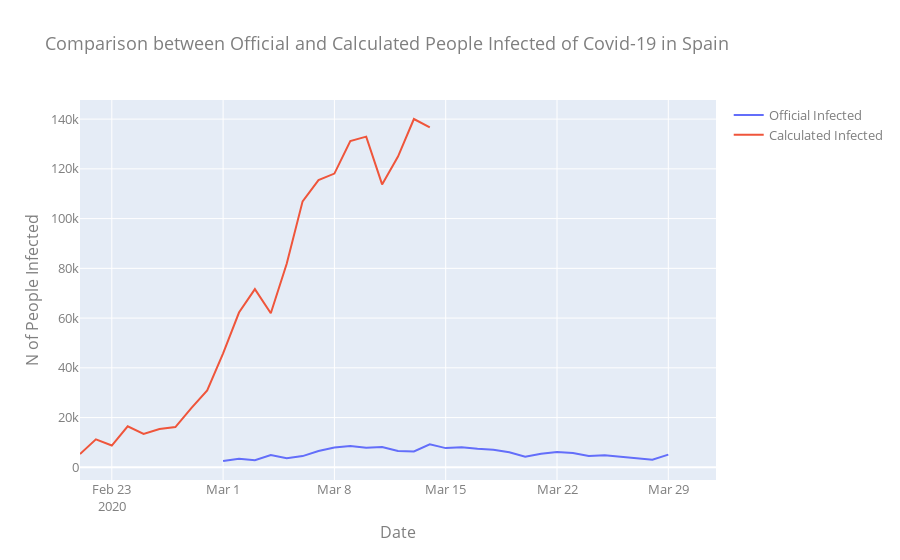

Notebook code cell kept with this figure:
### Code cell
# Create traces
fig = go.Figure()
fig.add_trace(go.Scatter(x=official_to_print["date"], y=official_to_print["official_infected"],
                    mode='lines', 
                    name='Official Infected'))
fig.add_trace(go.Scatter(x=mortality_to_print["date"], y=mortality_to_print["real_contagious"],
                    mode='lines',
                    name='Calculated Infected'))

fig.update_layout(
    title="Comparison between Official and Calculated People Infected of Covid-19 in Spain",
    xaxis_title="Date",
    yaxis_title="N of People Infected",
    font=dict(
        #family="Courier New, monospace",
        size=13,
        color="#7f7f7f"
    )
)


fig.show()

### Figure 1 — Plotly figure (JSON) as saved in the notebook; plotly's stock layout.template omitted (floating-point values rounded to 4 significant figures)
{"data": [{"mode": "lines", "name": "Official Infected", "type": "scatter", "x": ["2020-03-01T00:00:00", "2020-03-02T00:00:00", "2020-03-03T00:00:00", "2020-03-04T00:00:00", "2020-03-05T00:00:00", "2020-03-06T00:00:00", "2020-03-07T00:00:00", "2020-03-08T00:00:00", "2020-03-09T00:00:00", "2020-03-10T00:00:00", "2020-03-11T00:00:00", "2020-03-12T00:00:00", "2020-03-13T00:00:00", "2020-03-14T00:00:00", "2020-03-15T00:00:00", "2020-03-16T00:00:00", "2020-03-17T00:00:00", "2020-03-18T00:00:00", "2020-03-19T00:00:00", "2020-03-20T00:00:00", "2020-03-21T00:00:00", "2020-03-22T00:00:00", "2020-03-23T00:00:00", "2020-03-24T00:00:00", "2020-03-25T00:00:00", "2020-03-26T00:00:00", "2020-03-27T00:00:00", "2020-03-28T00:00:00", "2020-03-29T00:00:00", "2020-03-30T00:00:00", "2020-03-31T00:00:00", "2020-04-01T00:00:00"], "y": [2538, 3431, 2833, 4946, 3646, 4517, 6584, 7937, 8578, 7871, 8189, 6549, 6398, 9222, 7719, 8102, 7472, 7026, 6023, 4273, 5478, 6180, 5756, 4576, 4830, 4167, 3477, 3045, 5092, null, null, null]}, {"mode": "lines", "name": "Calculated Infected", "type": "scatter", "x": ["2020-02-21T00:00:00", "2020-02-22T00:00:00", "2020-02-23T00:00:00", "2020-02-24T00:00:00", "2020-02-25T00:00:00", "2020-02-26T00:00:00", "2020-02-27T00:00:00", "2020-02-28T00:00:00", "2020-02-29T00:00:00", "2020-03-01T00:00:00", "2020-03-02T00:00:00", "2020-03-03T00:00:00", "2020-03-04T00:00:00", "2020-03-05T00:00:00", "2020-03-06T00:00:00", "2020-03-07T00:00:00", "2020-03-08T00:00:00", "2020-03-09T00:00:00", "2020-03-10T00:00:00", "2020-03-11T00:00:00", "2020-03-12T00:00:00", "2020-03-13T00:00:00", "2020-03-14T00:00:00", "2020-03-15T00:00:00", "2020-03-16T00:00:00", "2020-03-17T00:00:00", "2020-03-18T00:00:00", "2020-03-19T00:00:00", "2020-03-20T00:00:00", "2020-03-21T00:00:00", "2020-03-22T00:00:00", "2020-03-23T00:00:00", "2020-03-24T00:00:00", "2020-03-25T00:00:00", "2020-03-26T00:00:00", "2020-03-27T00:00:00", "2020-03-28T00:00:00", "2020-03-29T00:00:00", "2020-03-30T00:00:00", "2020-03-31T00:00:00", "2020-04-01T00:00:00"], "y": [5350, 11250, 8750, 16500, 13400, 15400, 16200, 23800, 30900, 45850, 62225, 71650, 61950, 81850, 106950, 115475, 118100, 131150, 132950, 113750, 124950, 140050, 136650, null, null, null, null, null, null, null, null, null, null, null, null, null, null, null, null, null, null]}], "layout": {"font": {"color": "#7f7f7f", "size": 13}, "title": {"text": "Comparison between Official and Calculated People Infected of Covid-19 in Spain"}, "xaxis": {"title": {"text": "Date"}}, "yaxis": {"title": {"text": "N of People Infected"}}}}
